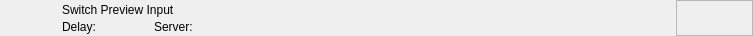
<?xml version="1.0" encoding="UTF-8"?>
<ui version="4.0">
 <class>RundownPreviewInputWidget</class>
 <widget class="QWidget" name="RundownPreviewInputWidget">
  <property name="geometry">
   <rect>
    <x>0</x>
    <y>0</y>
    <width>753</width>
    <height>36</height>
   </rect>
  </property>
  <layout class="QHBoxLayout" name="horizontalLayout">
   <property name="spacing">
    <number>0</number>
   </property>
   <property name="margin">
    <number>0</number>
   </property>
   <item>
    <widget class="QFrame" name="frameItem">
     <property name="sizePolicy">
      <sizepolicy hsizetype="Preferred" vsizetype="Fixed">
       <horstretch>0</horstretch>
       <verstretch>0</verstretch>
      </sizepolicy>
     </property>
     <property name="minimumSize">
      <size>
       <width>0</width>
       <height>36</height>
      </size>
     </property>
     <widget class="QLabel" name="labelIcon">
      <property name="geometry">
       <rect>
        <x>22</x>
        <y>2</y>
        <width>32</width>
        <height>32</height>
       </rect>
      </property>
      <property name="text">
       <string/>
      </property>
      <property name="pixmap">
       <pixmap resource="../../Widgets.qrc">:/Graphics/Images/Mixer.png</pixmap>
      </property>
      <property name="scaledContents">
       <bool>true</bool>
      </property>
     </widget>
     <widget class="QLabel" name="labelLabel">
      <property name="geometry">
       <rect>
        <x>62</x>
        <y>2</y>
        <width>561</width>
        <height>16</height>
       </rect>
      </property>
      <property name="text">
       <string>Switch Preview Input</string>
      </property>
     </widget>
     <widget class="QLabel" name="labelColor">
      <property name="geometry">
       <rect>
        <x>0</x>
        <y>0</y>
        <width>18</width>
        <height>36</height>
       </rect>
      </property>
      <property name="text">
       <string/>
      </property>
     </widget>
     <widget class="QLabel" name="labelGroupColor">
      <property name="geometry">
       <rect>
        <x>0</x>
        <y>0</y>
        <width>6</width>
        <height>36</height>
       </rect>
      </property>
      <property name="text">
       <string/>
      </property>
     </widget>
     <widget class="QLabel" name="labelDevice">
      <property name="geometry">
       <rect>
        <x>154</x>
        <y>19</y>
        <width>260</width>
        <height>16</height>
       </rect>
      </property>
      <property name="text">
       <string>Server:</string>
      </property>
     </widget>
     <widget class="QLabel" name="labelDelay">
      <property name="geometry">
       <rect>
        <x>62</x>
        <y>19</y>
        <width>83</width>
        <height>16</height>
       </rect>
      </property>
      <property name="text">
       <string>Delay:</string>
      </property>
     </widget>
    </widget>
   </item>
   <item>
    <widget class="QFrame" name="frameStatus">
     <property name="minimumSize">
      <size>
       <width>77</width>
       <height>0</height>
      </size>
     </property>
     <property name="maximumSize">
      <size>
       <width>77</width>
       <height>16777215</height>
      </size>
     </property>
     <property name="frameShape">
      <enum>QFrame::StyledPanel</enum>
     </property>
     <property name="frameShadow">
      <enum>QFrame::Raised</enum>
     </property>
     <widget class="QLabel" name="labelGpiConnected">
      <property name="geometry">
       <rect>
        <x>1</x>
        <y>2</y>
        <width>32</width>
        <height>32</height>
       </rect>
      </property>
      <property name="minimumSize">
       <size>
        <width>32</width>
        <height>32</height>
       </size>
      </property>
      <property name="maximumSize">
       <size>
        <width>32</width>
        <height>32</height>
       </size>
      </property>
      <property name="lineWidth">
       <number>0</number>
      </property>
      <property name="text">
       <string/>
      </property>
      <property name="pixmap">
       <pixmap resource="../../Widgets.qrc">:/Graphics/Images/GpiConnected.png</pixmap>
      </property>
      <property name="scaledContents">
       <bool>true</bool>
      </property>
     </widget>
     <widget class="QLabel" name="labelDisconnected">
      <property name="geometry">
       <rect>
        <x>32</x>
        <y>2</y>
        <width>32</width>
        <height>32</height>
       </rect>
      </property>
      <property name="minimumSize">
       <size>
        <width>32</width>
        <height>32</height>
       </size>
      </property>
      <property name="maximumSize">
       <size>
        <width>32</width>
        <height>32</height>
       </size>
      </property>
      <property name="text">
       <string/>
      </property>
      <property name="pixmap">
       <pixmap resource="../../Widgets.qrc">:/Graphics/Images/Disconnected.png</pixmap>
      </property>
      <property name="scaledContents">
       <bool>true</bool>
      </property>
     </widget>
     <widget class="QLabel" name="labelActiveColor">
      <property name="geometry">
       <rect>
        <x>69</x>
        <y>0</y>
        <width>8</width>
        <height>36</height>
       </rect>
      </property>
      <property name="minimumSize">
       <size>
        <width>8</width>
        <height>36</height>
       </size>
      </property>
      <property name="maximumSize">
       <size>
        <width>8</width>
        <height>36</height>
       </size>
      </property>
      <property name="text">
       <string/>
      </property>
     </widget>
    </widget>
   </item>
  </layout>
 </widget>
 <resources>
  <include location="../../Widgets.qrc"/>
 </resources>
 <connections/>
 <slots>
  <slot>addToCombo()</slot>
 </slots>
</ui>
